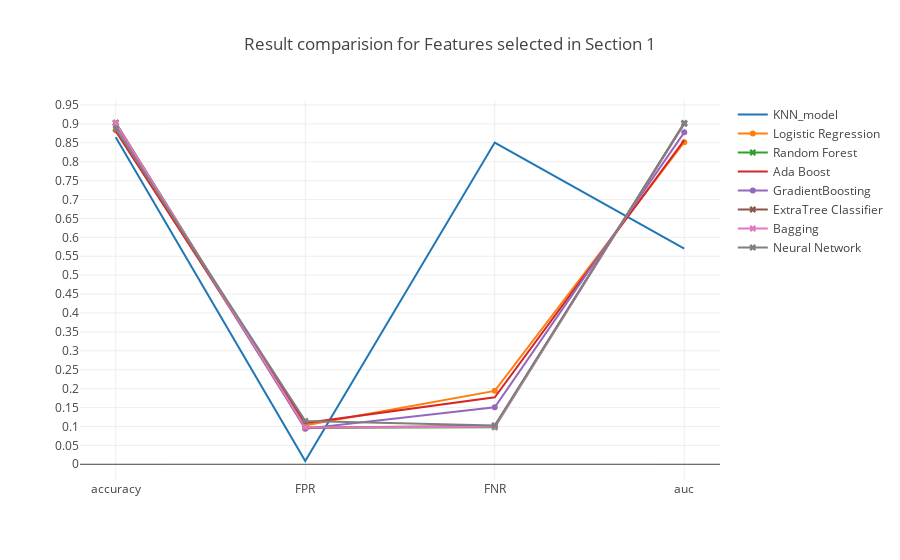

The notebook cell saved with this chart:
### Markdown cell above
### <a id='1.A' style="text-decoration : none; color : #000000;"> A Results</a>

### Code cell
trace0 = go.Scatter(x=table_80_50_test.iloc[0].index.values[[0,5,6,7]],
                    y=table_80_50_test.iloc[0].values[[0,5,6,7]],
                    mode = 'lines',
                    name = 'KNN_model')

trace1 = go.Scatter(x=table_80_50_test.iloc[1].index.values[[0,5,6,7]],
                    y=table_80_50_test.iloc[1].values[[0,5,6,7]],
                    mode = 'lines+markers',
                    name = 'Logistic Regression')

trace2 = go.Scatter(x=table_80_50_test.iloc[2].index.values[[0,5,6,7]],
                    y=table_80_50_test.iloc[2].values[[0,5,6,7]],
                    mode = 'lines+markers',marker=dict(symbol='x'),
                    name = 'Random Forest')


trace3 = go.Scatter(x=table_80_50_test.iloc[3].index.values[[0,5,6,7]],
                    y=table_80_50_test.iloc[3].values[[0,5,6,7]],
                    mode = 'lines',
                    name = 'Ada Boost')

trace4 = go.Scatter(x=table_80_50_test.iloc[4].index.values[[0,5,6,7]],
                    y=table_80_50_test.iloc[4].values[[0,5,6,7]],
                    mode = 'lines+markers',
                    name = 'GradientBoosting')

trace5 = go.Scatter(x=table_80_50_test.iloc[5].index.values[[0,5,6,7]],
                    y=table_80_50_test.iloc[5].values[[0,5,6,7]],
                    mode = 'lines+markers',marker=dict(symbol='x'),
                    name = 'ExtraTree Classifier')

trace6 = go.Scatter(x=table_80_50_test.iloc[6].index.values[[0,5,6,7]],
                    y=table_80_50_test.iloc[6].values[[0,5,6,7]],
                    mode = 'lines+markers',marker=dict(symbol='x'),
                    name = 'Bagging')

trace7 = go.Scatter(x=table_80_50_test.iloc[7].index.values[[0,5,6,7]],
                    y=table_80_50_test.iloc[7].values[[0,5,6,7]],
                    mode = 'lines+markers',marker=dict(symbol='x'),
                    name = 'Neural Network')



data = [trace0, trace1, trace2, trace3, trace4, trace5, trace6, trace7]
layout = go.Layout(yaxis=dict(tick0=0,dtick=0.05),title='Result comparision for Features selected in Section 1')
fig = go.Figure(data=data, layout=layout)

iplot(fig, filename='Result')

### Figure 1 — Plotly figure (JSON) as saved in the notebook; plotly's stock layout.template omitted (floating-point values rounded to 4 significant figures)
{"data": [{"mode": "lines", "name": "KNN_model", "type": "scatter", "uid": "cc16b8e5-0f3f-411a-a5eb-2f1afdd785c5", "x": ["accuracy", "FPR", "FNR", "auc"], "y": [0.8645, 0.008676, 0.8507, 0.5703]}, {"mode": "lines+markers", "name": "Logistic Regression", "type": "scatter", "uid": "ae3fe0e7-a369-4760-964c-835084ed2656", "x": ["accuracy", "FPR", "FNR", "auc"], "y": [0.8832, 0.1031, 0.1941, 0.8514]}, {"marker": {"symbol": "x"}, "mode": "lines+markers", "name": "Random Forest", "type": "scatter", "uid": "6cf29ef7-0e7e-48c9-af65-73a5a003d877", "x": ["accuracy", "FPR", "FNR", "auc"], "y": [0.903, 0.09688, 0.09788, 0.9026]}, {"mode": "lines", "name": "Ada Boost", "type": "scatter", "uid": "006289ef-0e44-42fc-9779-825f1752ed0f", "x": ["accuracy", "FPR", "FNR", "auc"], "y": [0.8809, 0.1089, 0.177, 0.8571]}, {"mode": "lines+markers", "name": "GradientBoosting", "type": "scatter", "uid": "f6b05fa7-6017-496d-b2b7-5a321a58af1d", "x": ["accuracy", "FPR", "FNR", "auc"], "y": [0.8976, 0.09384, 0.1509, 0.8776]}, {"marker": {"symbol": "x"}, "mode": "lines+markers", "name": "ExtraTree Classifier", "type": "scatter", "uid": "d03d77a8-357f-4c98-a53a-6cc0ea2d3ae7", "x": ["accuracy", "FPR", "FNR", "auc"], "y": [0.9025, 0.09673, 0.102, 0.9007]}, {"marker": {"symbol": "x"}, "mode": "lines+markers", "name": "Bagging", "type": "scatter", "uid": "aeac0486-bfc8-4f83-a365-c04e08ebdbcd", "x": ["accuracy", "FPR", "FNR", "auc"], "y": [0.9022, 0.09746, 0.09951, 0.9015]}, {"marker": {"symbol": "x"}, "mode": "lines+markers", "name": "Neural Network", "type": "scatter", "uid": "e31a9661-cd38-434b-8cc8-b92300dececc", "x": ["accuracy", "FPR", "FNR", "auc"], "y": [0.8871, 0.1147, 0.1028, 0.9015]}], "layout": {"title": "Result comparision for Features selected in Section 1", "yaxis": {"dtick": 0.05, "tick0": 0}}}
